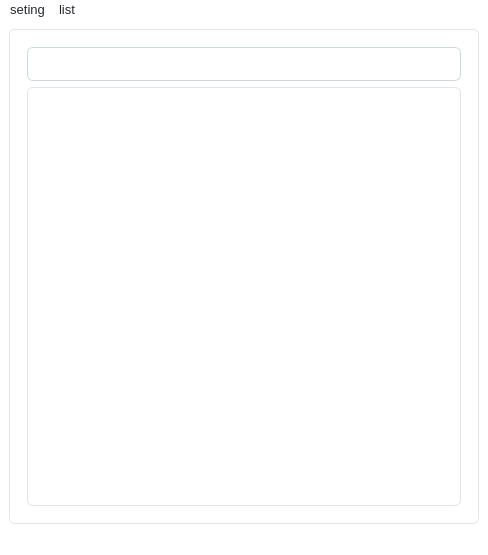
<?xml version="1.0" encoding="UTF-8"?>
<ui version="4.0">
 <class>MainWindow</class>
 <widget class="QMainWindow" name="MainWindow">
  <property name="geometry">
   <rect>
    <x>0</x>
    <y>0</y>
    <width>488</width>
    <height>555</height>
   </rect>
  </property>
  <property name="windowTitle">
   <string>MainWindow</string>
  </property>
  <property name="styleSheet">
   <string notr="true">/* 全局基础样式 - 仅用Qt完全支持的属性 */
QWidget {
    font-family: &quot;Segoe UI&quot;, Roboto, Arial, sans-serif;
    font-size: 13px;
    color: #24292f;
    background-color: #ffffff;
}

/* 圆角容器 */
QWidget#widget {
    background-color: #ffffff;
    border: 1px solid #e1e4e8;
    border-radius: 6px;
    padding: 8px;
}

/* 堆叠窗口 */
QStackedWidget {
    background-color: transparent;
}

/* 标签 */
QLabel {
    color: #24292f;
    background-color: transparent;
}
QLabel#label {
    font-weight: 500;
}

/* 数字输入框 - 移除所有CSS3属性 */
QSpinBox {
    min-height: 32px;
    padding: 0 8px;
    border: 1px solid #d0d7de;
    border-radius: 6px;
    background-color: #ffffff;
    selection-background-color: #0969da;
    selection-color: #ffffff;
}
QSpinBox:hover {
    border-color: #8c959f;
}
QSpinBox:focus {
    border-color: #0969da;
    /* 彻底移除box-shadow，用双层边框模拟高光（Qt全版本支持） */
    border: 2px solid #0969da;
    padding: 0 7px; /* 抵消边框加宽的间距 */
}
/* SpinBox上下箭头 */
QSpinBox::up-button, QSpinBox::down-button {
    width: 16px;
    border: none;
    background-color: transparent;
}
QSpinBox::up-arrow {
    width: 8px;
    height: 8px;
}
QSpinBox::down-arrow {
    width: 8px;
    height: 8px;
}

/* 复选框 */
QCheckBox {
    min-height: 32px;
    spacing: 8px;
    background-color: transparent;
}
QCheckBox::indicator {
    width: 16px;
    height: 16px;
    border: 1px solid #d0d7de;
    border-radius: 3px;
    background-color: #ffffff;
}
QCheckBox::indicator:hover {
    border-color: #8c959f;
}
QCheckBox::indicator:checked {
    background-color: #0969da;
    border-color: #0969da;
}
QCheckBox:checked {
    color: #24292f;
}

/* 单行输入框 - 移除所有CSS3属性 */
QLineEdit {
    min-height: 32px;
    padding: 0 12px;
    border: 1px solid #d0d7de;
    border-radius: 6px;
    background-color: #ffffff;
    selection-background-color: #0969da;
    selection-color: #ffffff;
}
QLineEdit:hover {
    border-color: #8c959f;
}
QLineEdit:focus {
    border-color: #0969da;
    /* 双层边框模拟高光，替代box-shadow/outline */
    border: 2px solid #0969da;
    padding: 0 11px; /* 抵消边框加宽 */
}

/* 列表视图 */
QListView {
    border: 1px solid #e1e4e8;
    border-radius: 6px;
    background-color: #ffffff;
    outline: none;
    show-decoration-selected: 1;
}
QListView::item {
    padding: 8px 12px;
    border-bottom: 1px solid #f6f8fa;
}
QListView::item:hover {
    background-color: #f6f8fa;
}
QListView::item:selected {
    background-color: #0969da;
    color: #ffffff;
}
QListView::item:selected:active {
    background-color: #0858c0;
}

/* 列表滚动条 */
QListView QScrollBar:vertical {
    width: 8px;
    background-color: transparent;
}
QListView QScrollBar::handle:vertical {
    background-color: #d0d7de;
    border-radius: 4px;
    min-height: 20px;
}
QListView QScrollBar::handle:vertical:hover {
    background-color: #8c959f;
}
QListView QScrollBar::add-line:vertical, QListView QScrollBar::sub-line:vertical {
    height: 0;
}

/* 布局容器 */
QGridLayout, QVBoxLayout, QHBoxLayout {
    spacing: 8px;
    margin: 0;
}
QWidget#layoutWidget {
    background-color: transparent;
}</string>
  </property>
  <widget class="QWidget" name="centralwidget">
   <layout class="QGridLayout" name="gridLayout">
    <item row="0" column="0">
     <widget class="QWidget" name="widget" native="true">
      <layout class="QGridLayout" name="gridLayout_2">
       <item row="0" column="0">
        <widget class="QStackedWidget" name="stackedWidget">
         <property name="currentIndex">
          <number>1</number>
         </property>
         <widget class="QWidget" name="page">
          <widget class="QWidget" name="layoutWidget">
           <property name="geometry">
            <rect>
             <x>10</x>
             <y>10</y>
             <width>169</width>
             <height>116</height>
            </rect>
           </property>
           <layout class="QGridLayout" name="gridLayout_4">
            <item row="0" column="0">
             <layout class="QVBoxLayout" name="verticalLayout">
              <item>
               <layout class="QHBoxLayout" name="horizontalLayout">
                <item>
                 <widget class="QLabel" name="label">
                  <property name="text">
                   <string>最大存储条数：</string>
                  </property>
                 </widget>
                </item>
                <item>
                 <widget class="QSpinBox" name="spinBox"/>
                </item>
               </layout>
              </item>
              <item>
               <widget class="QCheckBox" name="checkBox">
                <property name="text">
                 <string>AutoRun</string>
                </property>
               </widget>
              </item>
             </layout>
            </item>
            <item row="1" column="0">
             <widget class="QCheckBox" name="checkBox_2">
              <property name="text">
               <string>自动隐藏</string>
              </property>
              <property name="checked">
               <bool>false</bool>
              </property>
             </widget>
            </item>
           </layout>
          </widget>
         </widget>
         <widget class="QWidget" name="page_2">
          <layout class="QVBoxLayout" name="verticalLayout_2">
           <item>
            <layout class="QGridLayout" name="gridLayout_3">
             <item row="0" column="0">
              <widget class="QLineEdit" name="lineEdit"/>
             </item>
             <item row="1" column="0">
              <widget class="QListView" name="listView"/>
             </item>
            </layout>
           </item>
          </layout>
         </widget>
        </widget>
       </item>
      </layout>
     </widget>
    </item>
   </layout>
  </widget>
  <widget class="QMenuBar" name="menubar">
   <property name="geometry">
    <rect>
     <x>0</x>
     <y>0</y>
     <width>488</width>
     <height>22</height>
    </rect>
   </property>
   <widget class="QMenu" name="menuseting">
    <property name="title">
     <string>seting</string>
    </property>
    <addaction name="actionsetting"/>
   </widget>
   <widget class="QMenu" name="menulist">
    <property name="title">
     <string>list</string>
    </property>
    <addaction name="actionlist"/>
   </widget>
   <addaction name="menuseting"/>
   <addaction name="menulist"/>
  </widget>
  <widget class="QStatusBar" name="statusbar"/>
  <action name="actionsetting">
   <property name="icon">
    <iconset theme="QIcon::ThemeIcon::DocumentProperties"/>
   </property>
   <property name="text">
    <string>setting</string>
   </property>
   <property name="menuRole">
    <enum>QAction::MenuRole::NoRole</enum>
   </property>
  </action>
  <action name="actionlist">
   <property name="text">
    <string>list</string>
   </property>
   <property name="menuRole">
    <enum>QAction::MenuRole::NoRole</enum>
   </property>
  </action>
 </widget>
 <resources/>
 <connections/>
</ui>
